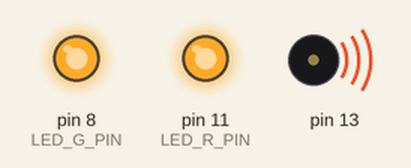
This sketch was run on a simulated Arduino Uno, built with avr-gcc and run on an emulated ATmega328P. On the bench: output pins drawn as LEDs (lit = HIGH), buzzer (waves = sounding). Pins used as bus, display or sensor lines are not drawn.

Above: at 0.1 s.
Timing chart, 0 to 40.0 s (numbered marks = the images above):
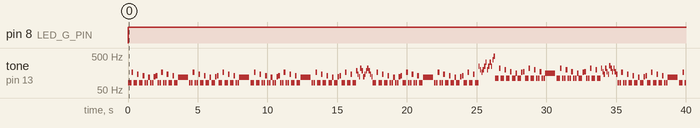

Measured:
- by itself, tone on pin 13: plays 82 Hz for 0.12 s, 82 Hz for 0.12 s, 165 Hz for 0.12 s, 82 Hz for 0.12 s, 82 Hz for 0.12 s, 147 Hz for 0.12 s … (280 notes in this stretch)

The sketch:

doom.ino
```cpp
/*
  At Doom's Gate (H1M1)
  Connect a piezo buzzer or speaker to pin 11 or select a new pin.
  More songs available at https://github.com/robsoncouto/arduino-songs

                                              Robson Couto, 2019
*/

#include "tone.h"

#define LED_R_PIN  (11)
#define LED_G_PIN  (8)


#define NOTE_B0  31
#define NOTE_C1  33
#define NOTE_CS1 35
#define NOTE_D1  37
#define NOTE_DS1 39
#define NOTE_E1  41
#define NOTE_F1  44
#define NOTE_FS1 46
#define NOTE_G1  49
#define NOTE_GS1 52
#define NOTE_A1  55
#define NOTE_AS1 58
#define NOTE_B1  62
#define NOTE_C2  65
#define NOTE_CS2 69
#define NOTE_D2  73
#define NOTE_DS2 78
#define NOTE_E2  82
#define NOTE_F2  87
#define NOTE_FS2 93
#define NOTE_G2  98
#define NOTE_GS2 104
#define NOTE_A2  110
#define NOTE_AS2 117
#define NOTE_B2  123
#define NOTE_C3  131
#define NOTE_CS3 139
#define NOTE_D3  147
#define NOTE_DS3 156
#define NOTE_E3  165
#define NOTE_F3  175
#define NOTE_FS3 185
#define NOTE_G3  196
#define NOTE_GS3 208
#define NOTE_A3  220
#define NOTE_AS3 233
#define NOTE_B3  247
#define NOTE_C4  262
#define NOTE_CS4 277
#define NOTE_D4  294
#define NOTE_DS4 311
#define NOTE_E4  330
#define NOTE_F4  349
#define NOTE_FS4 370
#define NOTE_G4  392
#define NOTE_GS4 415
#define NOTE_A4  440
#define NOTE_AS4 466
#define NOTE_B4  494
#define NOTE_C5  523
#define NOTE_CS5 554
#define NOTE_D5  587
#define NOTE_DS5 622
#define NOTE_E5  659
#define NOTE_F5  698
#define NOTE_FS5 740
#define NOTE_G5  784
#define NOTE_GS5 831
#define NOTE_A5  880
#define NOTE_AS5 932
#define NOTE_B5  988
#define NOTE_C6  1047
#define NOTE_CS6 1109
#define NOTE_D6  1175
#define NOTE_DS6 1245
#define NOTE_E6  1319
#define NOTE_F6  1397
#define NOTE_FS6 1480
#define NOTE_G6  1568
#define NOTE_GS6 1661
#define NOTE_A6  1760
#define NOTE_AS6 1865
#define NOTE_B6  1976
#define NOTE_C7  2093
#define NOTE_CS7 2217
#define NOTE_D7  2349
#define NOTE_DS7 2489
#define NOTE_E7  2637
#define NOTE_F7  2794
#define NOTE_FS7 2960
#define NOTE_G7  3136
#define NOTE_GS7 3322
#define NOTE_A7  3520
#define NOTE_AS7 3729
#define NOTE_B7  3951
#define NOTE_C8  4186
#define NOTE_CS8 4435
#define NOTE_D8  4699
#define NOTE_DS8 4978
#define REST      0


// change this to make the song slower or faster
int tempo = 225;

// change this to whichever pin you want to use
int buzzer = (13);

// notes of the moledy followed by the duration.
// a 4 means a quarter note, 8 an eighteenth , 16 sixteenth, so on
// !!negative numbers are used to represent dotted notes,
// so -4 means a dotted quarter note, that is, a quarter plus an eighteenth!!
// This code uses PROGMEM to fit the melody to flash as it was to long to fit
// in SRAM. It may not work on other Arduino arquitectures other than AVR
const int melody[] PROGMEM = {

  // At Doom's Gate (E1M1)
  // Score available at https://musescore.com/pieridot/doom

  NOTE_E2, 8, NOTE_E2, 8, NOTE_E3, 8, NOTE_E2, 8, NOTE_E2, 8, NOTE_D3, 8, NOTE_E2, 8, NOTE_E2, 8, //1
  NOTE_C3, 8, NOTE_E2, 8, NOTE_E2, 8, NOTE_AS2, 8, NOTE_E2, 8, NOTE_E2, 8, NOTE_B2, 8, NOTE_C3, 8,
  NOTE_E2, 8, NOTE_E2, 8, NOTE_E3, 8, NOTE_E2, 8, NOTE_E2, 8, NOTE_D3, 8, NOTE_E2, 8, NOTE_E2, 8,
  NOTE_C3, 8, NOTE_E2, 8, NOTE_E2, 8, NOTE_AS2, -2,

  NOTE_E2, 8, NOTE_E2, 8, NOTE_E3, 8, NOTE_E2, 8, NOTE_E2, 8, NOTE_D3, 8, NOTE_E2, 8, NOTE_E2, 8, //5
  NOTE_C3, 8, NOTE_E2, 8, NOTE_E2, 8, NOTE_AS2, 8, NOTE_E2, 8, NOTE_E2, 8, NOTE_B2, 8, NOTE_C3, 8,
  NOTE_E2, 8, NOTE_E2, 8, NOTE_E3, 8, NOTE_E2, 8, NOTE_E2, 8, NOTE_D3, 8, NOTE_E2, 8, NOTE_E2, 8,
  NOTE_C3, 8, NOTE_E2, 8, NOTE_E2, 8, NOTE_AS2, -2,

  NOTE_E2, 8, NOTE_E2, 8, NOTE_E3, 8, NOTE_E2, 8, NOTE_E2, 8, NOTE_D3, 8, NOTE_E2, 8, NOTE_E2, 8, //9
  NOTE_C3, 8, NOTE_E2, 8, NOTE_E2, 8, NOTE_AS2, 8, NOTE_E2, 8, NOTE_E2, 8, NOTE_B2, 8, NOTE_C3, 8,
  NOTE_E2, 8, NOTE_E2, 8, NOTE_E3, 8, NOTE_E2, 8, NOTE_E2, 8, NOTE_D3, 8, NOTE_E2, 8, NOTE_E2, 8,
  NOTE_C3, 8, NOTE_E2, 8, NOTE_E2, 8, NOTE_AS2, -2,

  NOTE_E2, 8, NOTE_E2, 8, NOTE_E3, 8, NOTE_E2, 8, NOTE_E2, 8, NOTE_D3, 8, NOTE_E2, 8, NOTE_E2, 8, //13
  NOTE_C3, 8, NOTE_E2, 8, NOTE_E2, 8, NOTE_AS2, 8, NOTE_E2, 8, NOTE_E2, 8, NOTE_B2, 8, NOTE_C3, 8,
  NOTE_E2, 8, NOTE_E2, 8, NOTE_E3, 8, NOTE_E2, 8, NOTE_E2, 8, NOTE_D3, 8, NOTE_E2, 8, NOTE_E2, 8,
  NOTE_FS3, -16, NOTE_D3, -16, NOTE_B2, -16, NOTE_A3, -16, NOTE_FS3, -16, NOTE_B2, -16, NOTE_D3, -16, NOTE_FS3, -16, NOTE_A3, -16, NOTE_FS3, -16, NOTE_D3, -16, NOTE_B2, -16,

  NOTE_E2, 8, NOTE_E2, 8, NOTE_E3, 8, NOTE_E2, 8, NOTE_E2, 8, NOTE_D3, 8, NOTE_E2, 8, NOTE_E2, 8, //17
  NOTE_C3, 8, NOTE_E2, 8, NOTE_E2, 8, NOTE_AS2, 8, NOTE_E2, 8, NOTE_E2, 8, NOTE_B2, 8, NOTE_C3, 8,
  NOTE_E2, 8, NOTE_E2, 8, NOTE_E3, 8, NOTE_E2, 8, NOTE_E2, 8, NOTE_D3, 8, NOTE_E2, 8, NOTE_E2, 8,
  NOTE_C3, 8, NOTE_E2, 8, NOTE_E2, 8, NOTE_AS2, -2,

  NOTE_E2, 8, NOTE_E2, 8, NOTE_E3, 8, NOTE_E2, 8, NOTE_E2, 8, NOTE_D3, 8, NOTE_E2, 8, NOTE_E2, 8, //21
  NOTE_C3, 8, NOTE_E2, 8, NOTE_E2, 8, NOTE_AS2, 8, NOTE_E2, 8, NOTE_E2, 8, NOTE_B2, 8, NOTE_C3, 8,
  NOTE_E2, 8, NOTE_E2, 8, NOTE_E3, 8, NOTE_E2, 8, NOTE_E2, 8, NOTE_D3, 8, NOTE_E2, 8, NOTE_E2, 8,
  NOTE_B3, -16, NOTE_G3, -16, NOTE_E3, -16, NOTE_G3, -16, NOTE_B3, -16, NOTE_E4, -16, NOTE_G3, -16, NOTE_B3, -16, NOTE_E4, -16, NOTE_B3, -16, NOTE_G4, -16, NOTE_B4, -16,

  NOTE_A2, 8, NOTE_A2, 8, NOTE_A3, 8, NOTE_A2, 8, NOTE_A2, 8, NOTE_G3, 8, NOTE_A2, 8, NOTE_A2, 8, //25
  NOTE_F3, 8, NOTE_A2, 8, NOTE_A2, 8, NOTE_DS3, 8, NOTE_A2, 8, NOTE_A2, 8, NOTE_E3, 8, NOTE_F3, 8,
  NOTE_A2, 8, NOTE_A2, 8, NOTE_A3, 8, NOTE_A2, 8, NOTE_A2, 8, NOTE_G3, 8, NOTE_A2, 8, NOTE_A2, 8,
  NOTE_F3, 8, NOTE_A2, 8, NOTE_A2, 8, NOTE_DS3, -2,

  NOTE_A2, 8, NOTE_A2, 8, NOTE_A3, 8, NOTE_A2, 8, NOTE_A2, 8, NOTE_G3, 8, NOTE_A2, 8, NOTE_A2, 8, //29
  NOTE_F3, 8, NOTE_A2, 8, NOTE_A2, 8, NOTE_DS3, 8, NOTE_A2, 8, NOTE_A2, 8, NOTE_E3, 8, NOTE_F3, 8,
  NOTE_A2, 8, NOTE_A2, 8, NOTE_A3, 8, NOTE_A2, 8, NOTE_A2, 8, NOTE_G3, 8, NOTE_A2, 8, NOTE_A2, 8,
  NOTE_A3, -16, NOTE_F3, -16, NOTE_D3, -16, NOTE_A3, -16, NOTE_F3, -16, NOTE_D3, -16, NOTE_C4, -16, NOTE_A3, -16, NOTE_F3, -16, NOTE_A3, -16, NOTE_F3, -16, NOTE_D3, -16,

  NOTE_E2, 8, NOTE_E2, 8, NOTE_E3, 8, NOTE_E2, 8, NOTE_E2, 8, NOTE_D3, 8, NOTE_E2, 8, NOTE_E2, 8, //33
  NOTE_C3, 8, NOTE_E2, 8, NOTE_E2, 8, NOTE_AS2, 8, NOTE_E2, 8, NOTE_E2, 8, NOTE_B2, 8, NOTE_C3, 8,
  NOTE_E2, 8, NOTE_E2, 8, NOTE_E3, 8, NOTE_E2, 8, NOTE_E2, 8, NOTE_D3, 8, NOTE_E2, 8, NOTE_E2, 8,
  NOTE_C3, 8, NOTE_E2, 8, NOTE_E2, 8, NOTE_AS2, -2,

  NOTE_E2, 8, NOTE_E2, 8, NOTE_E3, 8, NOTE_E2, 8, NOTE_E2, 8, NOTE_D3, 8, NOTE_E2, 8, NOTE_E2, 8, //37
  NOTE_C3, 8, NOTE_E2, 8, NOTE_E2, 8, NOTE_AS2, 8, NOTE_E2, 8, NOTE_E2, 8, NOTE_B2, 8, NOTE_C3, 8,
  NOTE_E2, 8, NOTE_E2, 8, NOTE_E3, 8, NOTE_E2, 8, NOTE_E2, 8, NOTE_D3, 8, NOTE_E2, 8, NOTE_E2, 8,
  NOTE_C3, 8, NOTE_E2, 8, NOTE_E2, 8, NOTE_AS2, -2,

  NOTE_CS3, 8, NOTE_CS3, 8, NOTE_CS4, 8, NOTE_CS3, 8, NOTE_CS3, 8, NOTE_B3, 8, NOTE_CS3, 8, NOTE_CS3, 8, //41
  NOTE_A3, 8, NOTE_CS3, 8, NOTE_CS3, 8, NOTE_G3, 8, NOTE_CS3, 8, NOTE_CS3, 8, NOTE_GS3, 8, NOTE_A3, 8,
  NOTE_B2, 8, NOTE_B2, 8, NOTE_B3, 8, NOTE_B2, 8, NOTE_B2, 8, NOTE_A3, 8, NOTE_B2, 8, NOTE_B2, 8,
  NOTE_G3, 8, NOTE_B2, 8, NOTE_B2, 8, NOTE_F3, -2,

  NOTE_E2, 8, NOTE_E2, 8, NOTE_E3, 8, NOTE_E2, 8, NOTE_E2, 8, NOTE_D3, 8, NOTE_E2, 8, NOTE_E2, 8, //45
  NOTE_C3, 8, NOTE_E2, 8, NOTE_E2, 8, NOTE_AS2, 8, NOTE_E2, 8, NOTE_E2, 8, NOTE_B2, 8, NOTE_C3, 8,
  NOTE_E2, 8, NOTE_E2, 8, NOTE_E3, 8, NOTE_E2, 8, NOTE_E2, 8, NOTE_D3, 8, NOTE_E2, 8, NOTE_E2, 8,
  NOTE_B3, -16, NOTE_G3, -16, NOTE_E3, -16, NOTE_G3, -16, NOTE_B3, -16, NOTE_E4, -16, NOTE_G3, -16, NOTE_B3, -16, NOTE_E4, -16, NOTE_B3, -16, NOTE_G4, -16, NOTE_B4, -16,

  NOTE_E2, 8, NOTE_E2, 8, NOTE_E3, 8, NOTE_E2, 8, NOTE_E2, 8, NOTE_D3, 8, NOTE_E2, 8, NOTE_E2, 8, //49
  NOTE_C3, 8, NOTE_E2, 8, NOTE_E2, 8, NOTE_AS2, 8, NOTE_E2, 8, NOTE_E2, 8, NOTE_B2, 8, NOTE_C3, 8,
  NOTE_E2, 8, NOTE_E2, 8, NOTE_E3, 8, NOTE_E2, 8, NOTE_E2, 8, NOTE_D3, 8, NOTE_E2, 8, NOTE_E2, 8,
  NOTE_C3, 8, NOTE_E2, 8, NOTE_E2, 8, NOTE_AS2, -2,

  NOTE_E2, 8, NOTE_E2, 8, NOTE_E3, 8, NOTE_E2, 8, NOTE_E2, 8, NOTE_D3, 8, NOTE_E2, 8, NOTE_E2, 8, //53
  NOTE_C3, 8, NOTE_E2, 8, NOTE_E2, 8, NOTE_AS2, 8, NOTE_E2, 8, NOTE_E2, 8, NOTE_B2, 8, NOTE_C3, 8,
  NOTE_E2, 8, NOTE_E2, 8, NOTE_E3, 8, NOTE_E2, 8, NOTE_E2, 8, NOTE_D3, 8, NOTE_E2, 8, NOTE_E2, 8,
  NOTE_FS3, -16, NOTE_DS3, -16, NOTE_B2, -16, NOTE_FS3, -16, NOTE_DS3, -16, NOTE_B2, -16, NOTE_G3, -16, NOTE_D3, -16, NOTE_B2, -16, NOTE_DS4, -16, NOTE_DS3, -16, NOTE_B2, -16,

// -/-

  NOTE_E2, 8, NOTE_E2, 8, NOTE_E3, 8, NOTE_E2, 8, NOTE_E2, 8, NOTE_D3, 8, NOTE_E2, 8, NOTE_E2, 8, //57
  NOTE_C3, 8, NOTE_E2, 8, NOTE_E2, 8, NOTE_AS2, 8, NOTE_E2, 8, NOTE_E2, 8, NOTE_B2, 8, NOTE_C3, 8,
  NOTE_E2, 8, NOTE_E2, 8, NOTE_E3, 8, NOTE_E2, 8, NOTE_E2, 8, NOTE_D3, 8, NOTE_E2, 8, NOTE_E2, 8,
  NOTE_C3, 8, NOTE_E2, 8, NOTE_E2, 8, NOTE_AS2, -2,

  NOTE_E2, 8, NOTE_E2, 8, NOTE_E3, 8, NOTE_E2, 8, NOTE_E2, 8, NOTE_D3, 8, NOTE_E2, 8, NOTE_E2, 8, //61
  NOTE_C3, 8, NOTE_E2, 8, NOTE_E2, 8, NOTE_AS2, 8, NOTE_E2, 8, NOTE_E2, 8, NOTE_B2, 8, NOTE_C3, 8,
  NOTE_E2, 8, NOTE_E2, 8, NOTE_E3, 8, NOTE_E2, 8, NOTE_E2, 8, NOTE_D3, 8, NOTE_E2, 8, NOTE_E2, 8,
  NOTE_E4, -16, NOTE_B3, -16, NOTE_G3, -16, NOTE_G4, -16, NOTE_E4, -16, NOTE_G3, -16, NOTE_B3, -16, NOTE_D4, -16, NOTE_E4, -16, NOTE_G4, -16, NOTE_E4, -16, NOTE_G3, -16,

  NOTE_E2, 8, NOTE_E2, 8, NOTE_E3, 8, NOTE_E2, 8, NOTE_E2, 8, NOTE_D3, 8, NOTE_E2, 8, NOTE_E2, 8, //65
  NOTE_C3, 8, NOTE_E2, 8, NOTE_E2, 8, NOTE_AS2, 8, NOTE_E2, 8, NOTE_E2, 8, NOTE_B2, 8, NOTE_C3, 8,
  NOTE_E2, 8, NOTE_E2, 8, NOTE_E3, 8, NOTE_E2, 8, NOTE_E2, 8, NOTE_D3, 8, NOTE_E2, 8, NOTE_E2, 8,
  NOTE_C3, 8, NOTE_E2, 8, NOTE_E2, 8, NOTE_AS2, -2,

  NOTE_A2, 8, NOTE_A2, 8, NOTE_A3, 8, NOTE_A2, 8, NOTE_A2, 8, NOTE_G3, 8, NOTE_A2, 8, NOTE_A2, 8, //69
  NOTE_F3, 8, NOTE_A2, 8, NOTE_A2, 8, NOTE_DS3, 8, NOTE_A2, 8, NOTE_A2, 8, NOTE_E3, 8, NOTE_F3, 8,
  NOTE_A2, 8, NOTE_A2, 8, NOTE_A3, 8, NOTE_A2, 8, NOTE_A2, 8, NOTE_G3, 8, NOTE_A2, 8, NOTE_A2, 8,
  NOTE_A3, -16, NOTE_F3, -16, NOTE_D3, -16, NOTE_A3, -16, NOTE_F3, -16, NOTE_D3, -16, NOTE_C4, -16, NOTE_A3, -16, NOTE_F3, -16, NOTE_A3, -16, NOTE_F3, -16, NOTE_D3, -16,

  NOTE_E2, 8, NOTE_E2, 8, NOTE_E3, 8, NOTE_E2, 8, NOTE_E2, 8, NOTE_D3, 8, NOTE_E2, 8, NOTE_E2, 8, //73
  NOTE_C3, 8, NOTE_E2, 8, NOTE_E2, 8, NOTE_AS2, 8, NOTE_E2, 8, NOTE_E2, 8, NOTE_B2, 8, NOTE_C3, 8,
  NOTE_E2, 8, NOTE_E2, 8, NOTE_E3, 8, NOTE_E2, 8, NOTE_E2, 8, NOTE_D3, 8, NOTE_E2, 8, NOTE_E2, 8,
  NOTE_C3, 8, NOTE_E2, 8, NOTE_E2, 8, NOTE_AS2, -2,

  NOTE_E2, 8, NOTE_E2, 8, NOTE_E3, 8, NOTE_E2, 8, NOTE_E2, 8, NOTE_D3, 8, NOTE_E2, 8, NOTE_E2, 8, //77
  NOTE_C3, 8, NOTE_E2, 8, NOTE_E2, 8, NOTE_AS2, 8, NOTE_E2, 8, NOTE_E2, 8, NOTE_B2, 8, NOTE_C3, 8,
  NOTE_E2, 8, NOTE_E2, 8, NOTE_E3, 8, NOTE_E2, 8, NOTE_E2, 8, NOTE_D3, 8, NOTE_E2, 8, NOTE_E2, 8,
  NOTE_C3, 8, NOTE_E2, 8, NOTE_E2, 8, NOTE_AS2, -2,

  NOTE_E2, 8, NOTE_E2, 8, NOTE_E3, 8, NOTE_E2, 8, NOTE_E2, 8, NOTE_D3, 8, NOTE_E2, 8, NOTE_E2, 8, //81
  NOTE_C3, 8, NOTE_E2, 8, NOTE_E2, 8, NOTE_AS2, 8, NOTE_E2, 8, NOTE_E2, 8, NOTE_B2, 8, NOTE_C3, 8,
  NOTE_E2, 8, NOTE_E2, 8, NOTE_E3, 8, NOTE_E2, 8, NOTE_E2, 8, NOTE_D3, 8, NOTE_E2, 8, NOTE_E2, 8,
  NOTE_C3, 8, NOTE_E2, 8, NOTE_E2, 8, NOTE_AS2, -2,

  NOTE_E2, 8, NOTE_E2, 8, NOTE_E3, 8, NOTE_E2, 8, NOTE_E2, 8, NOTE_D3, 8, NOTE_E2, 8, NOTE_E2, 8, //73
  NOTE_C3, 8, NOTE_E2, 8, NOTE_E2, 8, NOTE_AS2, 8, NOTE_E2, 8, NOTE_E2, 8, NOTE_B2, 8, NOTE_C3, 8,
  NOTE_E2, 8, NOTE_E2, 8, NOTE_E3, 8, NOTE_E2, 8, NOTE_E2, 8, NOTE_D3, 8, NOTE_E2, 8, NOTE_E2, 8,
  NOTE_B3, -16, NOTE_G3, -16, NOTE_E3, -16, NOTE_B2, -16, NOTE_E3, -16, NOTE_G3, -16, NOTE_C4, -16, NOTE_B3, -16, NOTE_G3, -16, NOTE_B3, -16, NOTE_G3, -16, NOTE_E3, -16,
};


// sizeof gives the number of bytes, each int value is composed of two bytes (16 bits)
// there are two values per note (pitch and duration), so for each note there are four bytes
int notes = sizeof(melody) / sizeof(melody[0]) / 2;

// this calculates the duration of a whole note in ms
int wholenote = (60000 * 4) / tempo;

int divider = 0, noteDuration = 0;

void setup() {
#if LOG_INFOR_ENABLE
  SEGGER_RTT_ConfigUpBuffer(0, NULL, NULL, 0, SEGGER_RTT_MODE_BLOCK_IF_FIFO_FULL);
  SEGGER_RTT_Init();
  log_info("Enter\r\n");
#endif

  pinMode(buzzer, OUTPUT);
  digitalWrite(buzzer, HIGH);

  pinMode(LED_R_PIN,OUTPUT);
  digitalWrite(LED_R_PIN, HIGH);

  pinMode(LED_G_PIN,OUTPUT);
  digitalWrite(LED_G_PIN, HIGH);

}

void loop() {
  // iterate over the notes of the melody.
  // Remember, the array is twice the number of notes (notes + durations)
  for (int thisNote = 0; thisNote < notes * 2; thisNote = thisNote + 2) {

    // calculates the duration of each note
    divider = pgm_read_word_near(melody+thisNote + 1);
    if (divider > 0) {
      // regular note, just proceed
      noteDuration = (wholenote) / divider;
    } else if (divider < 0) {
      // dotted notes are represented with negative durations!!
      noteDuration = (wholenote) / abs(divider);
      noteDuration *= 1.5; // increases the duration in half for dotted notes
    }

    // we only play the note for 90% of the duration, leaving 10% as a pause
    tone(buzzer, pgm_read_word_near(melody+thisNote), noteDuration * 0.9);

    // Wait for the specief duration before playing the next note.
    delay(noteDuration);

    // stop the waveform generation before the next note.
    noTone(buzzer);
    digitalWrite(buzzer, LOW);
  }

  for (int i = 0; i < 8; i++) {
    digitalWrite(LED_G_PIN,LOW);
    delay(100);
    digitalWrite(LED_G_PIN,HIGH);
    delay(100);
   }
   digitalWrite(buzzer, HIGH);
}
```
